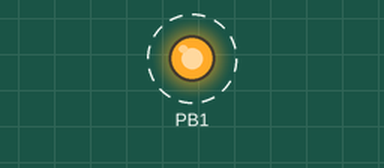
Recording of a program running on a simulated ATmega8, built with avr-gcc and emulated at 4 MHz. On the bench: output pins drawn as LEDs (lit = HIGH). Dashed ring = blinking.

Above: at 0.5 s.
Timing chart, 0 to 4.6 s (numbered marks = the images above):
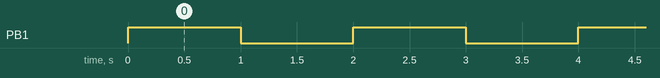

The program:

main.cpp
```cpp
/*
 * Ejemplo1Cpp_Blink.cpp
 *
 * Created: 29/08/2018 2:54:41 p. m.
 * Author : raul esteban alzate aristizabal
 * YouTubeChannel:
 * Instagram: RoughGentleman77

 En este proyecto de ejemplo se realiza el parpadeo de un led cada 1 segundo.
 */

#include <avr/io.h>

#define F_CPU 4000000UL //(1Mhz) macro para definir la frecuencia de trabajo del microcontrolador. se usa en la implementacion del comando delay.

//#define _BV( bit ) ( 1<<(bit) ) // macro para facilitar la escritura de los comandos para leer y escribir sobre registros del microcontrolador.

#include <util/delay.h> // libreria de AVR para hacer retardos.

int main(void)
{
    DDRB |= _BV(1); // se asigna el pin 1 del puerto B como salida digital
    while (1)
    {
		PORTB |= _BV(1); // se asigna un valor logico alto a PB1
		_delay_ms(1000); // un retardo de 1000 ms
		PORTB &= ~_BV(1); // se asigna un nivel logico bajo a PB1
		_delay_ms(1000); // se hace un retardo de 1000 ms
    }
}
```

Measured:
- by itself, PB1: alternates HIGH for 1.0 s and LOW for 1.0 s
